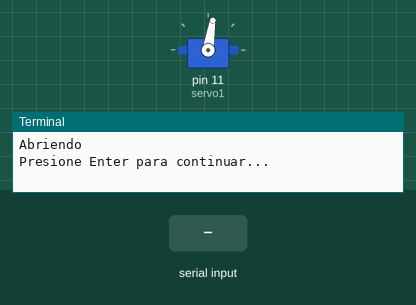
This program was run on a simulated Raspberry Pi (header pin numbers). Shown: servo, the last lines printed to the terminal. The test bench sets the inputs (shaded band). Servo angles are drawn from the pulse width (0.5 ms = 0°, 2.5 ms = 180°). At 3.3 s the program stops and its outputs stay as they are.

Above: at 2.2 s.
2.3 s: "1" typed at the terminal, then Enter
At 2.9 s:
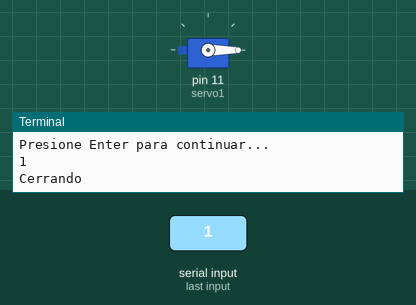
Timing chart, 0 to 4.8 s (numbered marks = the images above; inputs shaded):
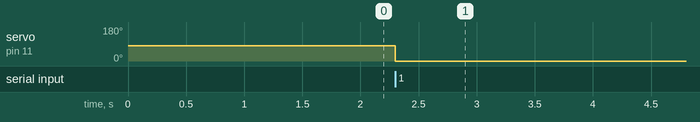

The program:

MovimientoServoBasico3Grafico.py
```python
# Importar las librerías
import RPi.GPIO as GPIO
import time


# Configurar el modo de numeración de pines GPIO
GPIO.setmode(GPIO.BOARD)

# Configurar el pin 11 como una salida, y configurar la
# variable servo1 como pin 11 como PWM

GPIO.setup(11,GPIO.OUT)
servo1 = GPIO.PWM(11,50) # OJO, el número 11 es el pin,
                         # y el 50 es el pulso = 50Hz pulse

#Inicializar el Modulador de Pulsos (PWM) para que empiece
# a correr, pero con el valor inicial de 0 (pulso apagado)

print("Abriendo") # Imprime por pantalla una cadena decaracteres
servo1.start(0)
servo1.ChangeDutyCycle(7) # Mueve el servo a 90 grados
time.sleep(1) # Tiempo de espera de 2 segundos

wait = input("Presione Enter para continuar...")# Asignación de la función input a la variable "wait"

print("Cerrando") # Imprimir por pantalla una cadena de caracteres
servo1.ChangeDutyCycle(2) # Mueve el servo a 0 grados
time.sleep(1) # Tiempo de espera de 2 segundos

servo1.stop() # Detener el servo
GPIO.cleanup() # Limpieza de señales en los pines
```

Measured:
- after the input at 2.3 s, servo on pin 11 (servo1): 81° → 0° at once
